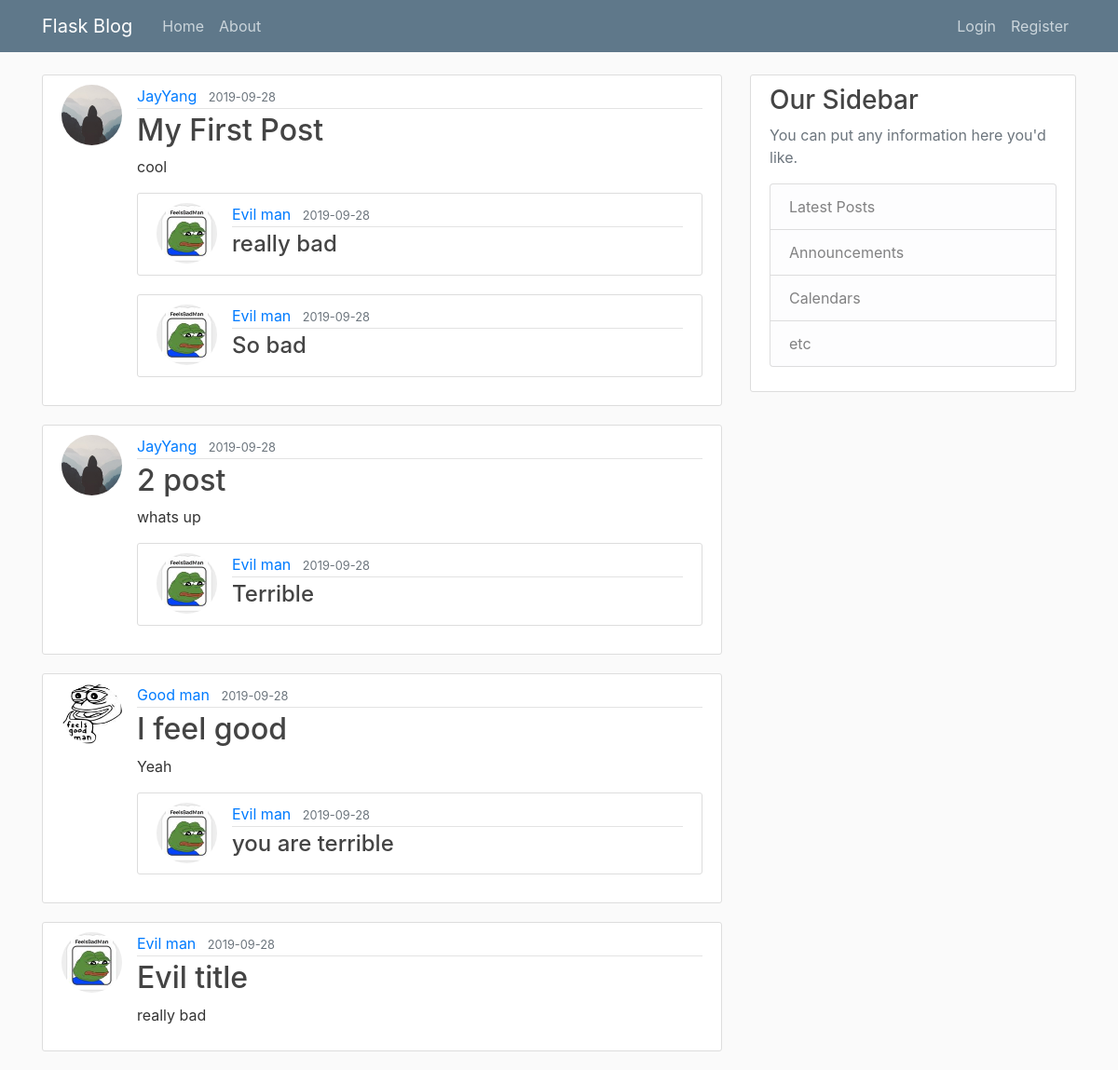
The page /home on the database its author committed.
### flaskblog/models.py (models this page shows, shortened)
class Post(db.Model):
    id = db.Column(db.Integer, primary_key=True)
    title = db.Column(db.String(100), nullable=False)
    date_posted = db.Column(db.DateTime, nullable=False, default=datetime.utcnow)
    content = db.Column(db.Text, nullable=False)
    user_id = db.Column(db.Integer, db.ForeignKey('user.id'), nullable=False)

class User(db.Model, UserMixin):
    id = db.Column(db.Integer, primary_key=True)
    username = db.Column(db.String(20), unique=True, nullable=False)
    email = db.Column(db.String(120), unique=True, nullable=False)
    image_file = db.Column(db.String(20), nullable=False, default='default.jpg')
    password = db.Column(db.String(60), nullable=False)
    posts = db.relationship('Post', backref='author', lazy=True)
    comments = db.relationship('Comment', backref='author', lazy=True)

class Comment(db.Model):
    id = db.Column(db.Integer, primary_key=True)
    comment_post_id = db.Column(db.Integer)
    date_posted = db.Column(db.DateTime, nullable=False, default=datetime.utcnow)
    content = db.Column(db.Text, nullable=False)
    user_id = db.Column(db.Integer, db.ForeignKey('user.id'), nullable=False)

### flaskblog/routes.py (the view)
@app.route("/")
@app.route("/home")
def home():
    posts = Post.query.all()
    comments = Comment.query.all()
    return render_template('home.html', posts=posts, comments=comments)

### flaskblog/templates/home.html
{% extends "layout.html" %}
{% block content %}
    {% for post in posts %}
        <article class="media content-section">
          <img class="rounded-circle article-img" src="{{ url_for('static', filename='profile_pics/' + post.author.image_file) }}">
          <div class="media-body">
            <div class="article-metadata">
              <a class="mr-2" href="#">{{ post.author.username }}</a>
              <small class="text-muted">{{ post.date_posted.strftime('%Y-%m-%d') }}</small>
            </div>
            <h2><a class="article-title" href="{{ url_for('post', post_id=post.id) }}">{{ post.title }}</a></h2>
            <p class="article-content">{{ post.content }}</p>
	    {% for comment in comments %}
             {% if post.id == comment.comment_post_id %}
		<article class="media content-section">
          	<img class="rounded-circle article-img" src="{{ url_for('static', filename='profile_pics/'+ comment.author.image_file) }}">
          	<div class="media-body">
            	 <div class="article-metadata">
              	  <a class="mr-2" href="#">{{ comment.author.username }}</a>
                  <small class="text-muted">{{ comment.date_posted.strftime('%Y-%m-%d') }}</small>
                 </div>
                <h4><a class="article-title" href="{{ url_for('comment', comment_id=comment.id) }}">{{comment.content}}</a></h4>
		</div>
                </article>
             {% endif %}
	    {% endfor %}
          </div>
        </article>
    {% endfor %}
{% endblock content %}

### flaskblog/templates/layout.html (shortened to what this page needs)
<!DOCTYPE html>
<html>
<head>
    <link rel="stylesheet" href="https://maxcdn.bootstrapcdn.com/bootstrap/4.0.0/css/bootstrap.min.css">
    <link rel="stylesheet" type="text/css" href="{{ url_for('static', filename='main.css') }}">
</head>
<body>
    <header class="site-header">
      <nav class="navbar navbar-expand-md navbar-dark bg-steel fixed-top">
        <div class="container">
          <a class="navbar-brand mr-4" href="/">Flask Blog</a>
          <div class="collapse navbar-collapse" id="navbarToggle">
            <div class="navbar-nav mr-auto">
              <a class="nav-item nav-link" href="{{ url_for('home') }}">Home</a>
              <a class="nav-item nav-link" href="{{ url_for('about') }}">About</a>
            </div>
            <div class="navbar-nav">
              {% if current_user.is_authenticated %}
                <a class="nav-item nav-link" href="{{ url_for('new_post') }}">New Post</a>
                <a class="nav-item nav-link" href="{{ url_for('account') }}">Account</a>
                <a class="nav-item nav-link" href="{{ url_for('logout') }}">Logout</a>
              {% else %}
                <a class="nav-item nav-link" href="{{ url_for('login') }}">Login</a>
                <a class="nav-item nav-link" href="{{ url_for('register') }}">Register</a>
              {% endif %}
            </div>
          </div>
        </div>
      </nav>
    </header>
    <main role="main" class="container">
      <div class="row">
        <div class="col-md-8">
          {% block content %}{% endblock %}
        </div>
        <div class="col-md-4">
          <div class="content-section">
            <h3>Our Sidebar</h3>
            <p class='text-muted'>You can put any information here you'd like.
              <ul class="list-group">
                <li class="list-group-item list-group-item-light">Latest Posts</li>
                <li class="list-group-item list-group-item-light">Announcements</li>
                <li class="list-group-item list-group-item-light">Calendars</li>
                <li class="list-group-item list-group-item-light">etc</li>
              </ul>
            </p>
          </div>
        </div>
      </div>
    </main>
</body>
</html>

### flaskblog/static/main.css (style rules this page uses)
body { background: #fafafa; color: #333333; margin-top: 5rem; }
h1, h2, h3, h4, h5, h6 { color: #444444; }
.bg-steel { background-color: #5f788a; }
.site-header .navbar-nav .nav-link { color: #cbd5db; }
.content-section { background: #ffffff; padding: 10px 20px; border: 1px solid #dddddd; border-radius: 3px; margin-bottom: 20px; }
.article-title { color: #444444; }
.article-content { white-space: pre-line; }
.article-img { height: 65px; width: 65px; margin-right: 16px; }
.article-metadata { padding-bottom: 1px; margin-bottom: 4px; border-bottom: 1px solid #e3e3e3 }

### rows shown on the page
Post: image_file (placeholder picture), author.username "JayYang", date_posted "2019-09-28", title "My First Post", content "cool"
Comment: image_file (picture), author.username "Evil man", date_posted "2019-09-28", content "really bad"
Comment: image_file (picture), author.username "Evil man", date_posted "2019-09-28", content "So bad"
Post: image_file (placeholder picture), author.username "JayYang", date_posted "2019-09-28", title "2 post", content "whats up"
Comment: image_file (picture), author.username "Evil man", date_posted "2019-09-28", content "Terrible"
Post: image_file (picture), author.username "Good man", date_posted "2019-09-28", title "I feel good", content "Yeah"
Comment: image_file (picture), author.username "Evil man", date_posted "2019-09-28", content "you are terrible"
Post: image_file (picture), author.username "Evil man", date_posted "2019-09-28", title "Evil title", content "really bad"
